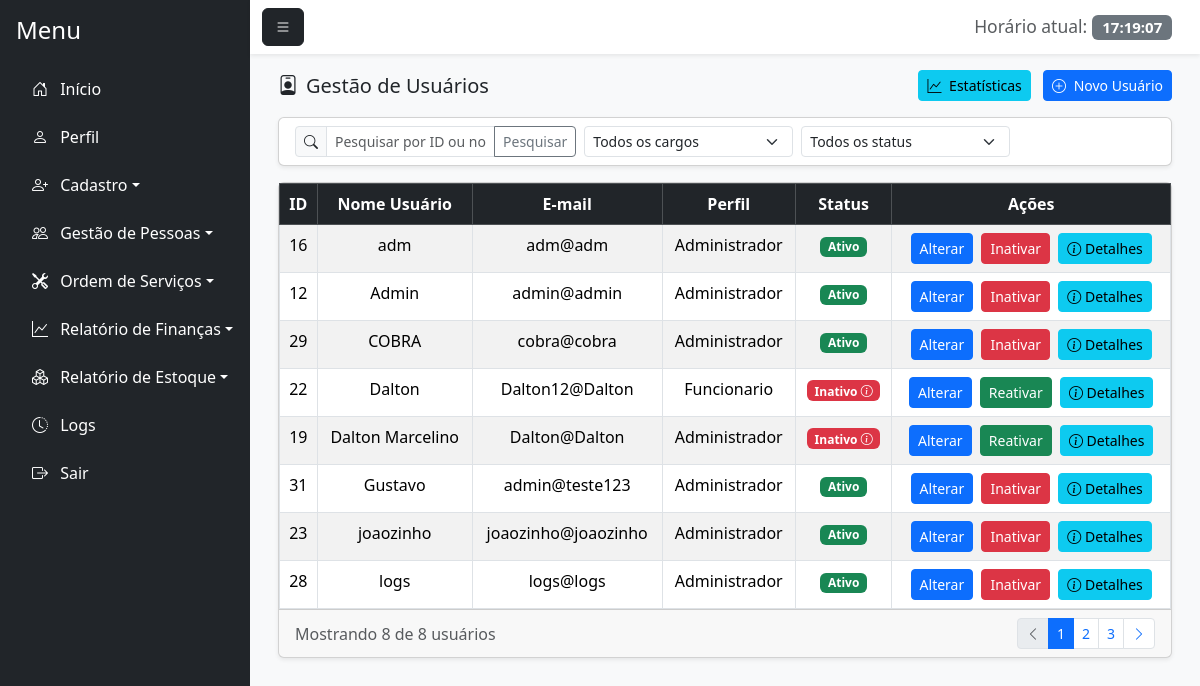
/gestao_usuario.php (signed in), run on an earlier commit of the app's database.
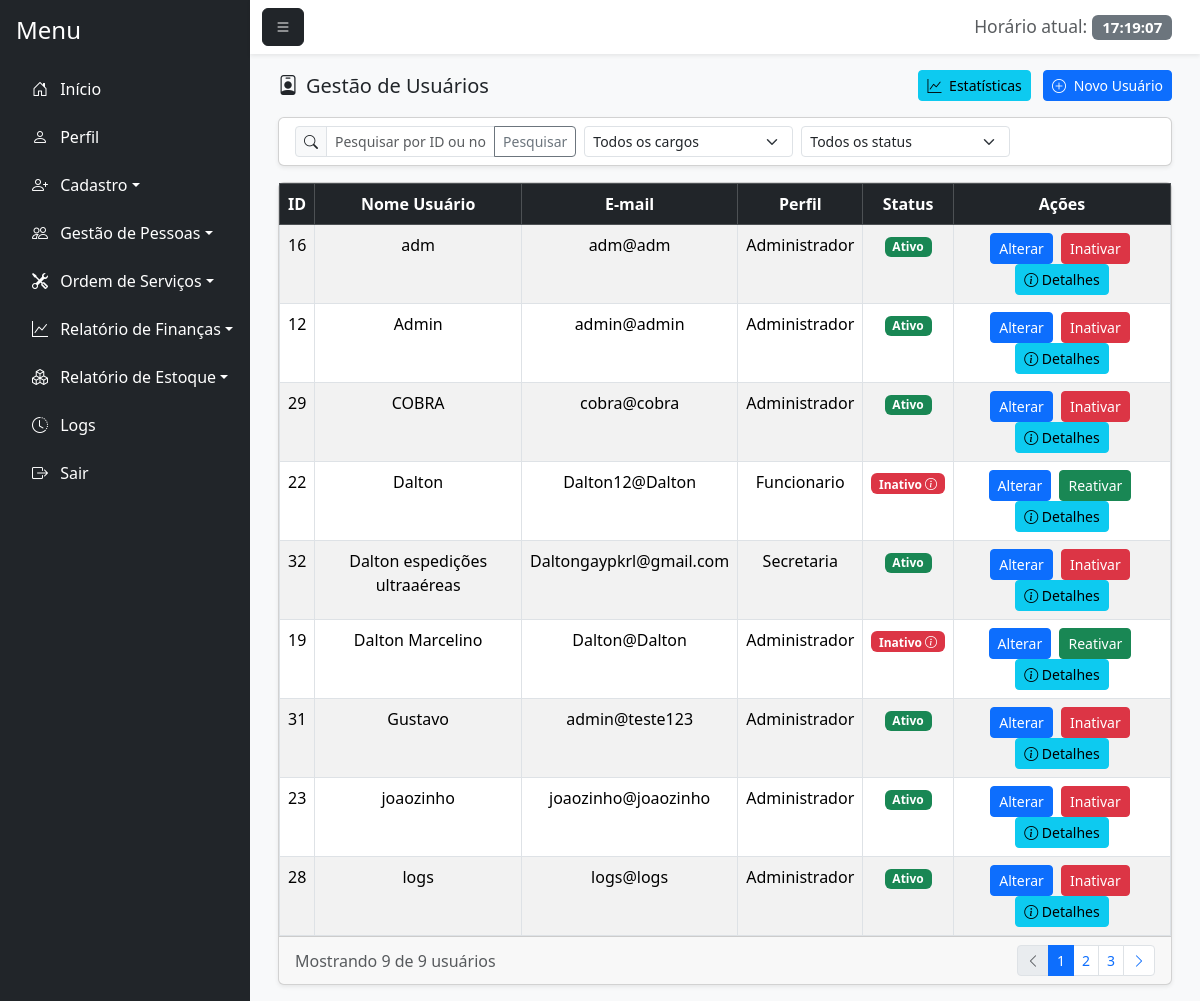
And on a later commit of the database.
### tables this page shows
CREATE TABLE `usuario` (
  `id_usuario` int(11) NOT NULL,
  `nome_usuario` varchar(100) NOT NULL,
  `senha` varchar(255) NOT NULL,
  `email` varchar(100) NOT NULL,
  `senha_temporaria` tinyint(1) DEFAULT 0,
  `id_perfil` int(11) NOT NULL,
  `status` enum('Ativo','Inativo') DEFAULT 'Ativo',
  `id_motivo_inatividade` int(11) DEFAULT NULL,
  `data_inatividade` date DEFAULT NULL,
  `observacao_inatividade` text DEFAULT NULL
);

CREATE TABLE `perfil` (
  `id_perfil` int(11) NOT NULL,
  `nome_perfil` varchar(100) NOT NULL
);

### gestao_usuario.php (the view, shortened to what this page needs)
<?php
    require_once 'conexao.php';
    require_once 'php/permissoes.php';
    $sql = "SELECT u.*, p.nome_perfil, m.descricao as motivo_inatividade
            FROM usuario u
            LEFT JOIN perfil p ON u.id_perfil = p.id_perfil
            LEFT JOIN motivo_inatividade m ON u.id_motivo_inatividade = m.id_motivo";
    $sql .= " ORDER BY u.nome_usuario ASC";
    $stmt = $pdo->prepare($sql);
    $stmt->execute();
    $usuarios = $stmt->fetchAll(PDO::FETCH_ASSOC);
$stmt->execute();
$usuarios = $stmt->fetchALL(PDO::FETCH_ASSOC);
?>
<!DOCTYPE html>
<html lang="pt-BR">
<head>
    <link href="https://cdn.jsdelivr.net/npm/bootstrap@5.3.7/dist/css/bootstrap.min.css" rel="stylesheet">
    <link rel="stylesheet" href="https://cdn.jsdelivr.net/npm/bootstrap-icons@1.11.1/font/bootstrap-icons.css">
    <link href="https://cdn.jsdelivr.net/npm/bootstrap-icons@1.11.1/font/bootstrap-icons.css" rel="stylesheet">
    <link rel="stylesheet" href="css/login.css">
</head>
<body class="bg-light">
    <div class="d-flex vh-100 bg-light">
        <div class="flex-grow-1 d-flex flex-column">
            <nav class="navbar navbar-light bg-white shadow-sm">
                <div class="container-fluid">
                    <button class="btn btn-dark" id="menu-toggle"><i class="bi bi-list"></i></button>
                    <span class="navbar-brand mb-0 h1">
                        <small class="text-muted">Horário atual:</small>
                        <span id="liveClock" class="badge bg-secondary"></span>
                    </span>
                </div>
            </nav>
            <div class="flex-grow-1 p-3" style="overflow-y: auto;">
                <div class="container-fluid">
                    <div class="d-flex justify-content-between align-items-center mb-3">
                <h5 class="mb-0"><i class="bi bi-person-badge me-2"></i>Gestão de Usuários</h5>
                <div>
                    <button class="btn btn-info btn-sm me-2" data-bs-toggle="modal" data-bs-target="#modalEstatisticas">
                        <i class="bi bi-graph-up me-1"></i> Estatísticas
                    </button>
                    <a href="cadastro_usuario.php" class="btn btn-primary btn-sm">
                        <i class="bi bi-plus-circle me-1"></i> Novo Usuário
                    </a>
                </div>
            </div>
                    <div class="card shadow-sm mb-3">
                        <div class="card-body py-2">
                            <form method="GET" action="gestao_usuario.php" id="filterForm">
                                <div class="row g-2">
                                    <div class="col-md-4">
                                        <div class="input-group input-group-sm">
                                            <span class="input-group-text"><i class="bi bi-search"></i></span>
                                            <input type="text" id="busca" name="busca" class="form-control"
                                                placeholder="Pesquisar por ID ou nome..."
                                                value="<?= isset($_GET['busca']) ? htmlspecialchars($_GET['busca']) : '' ?>">
                                            <button class="btn btn-outline-secondary" type="submit">Pesquisar</button>
                                        </div>
                                    </div>
                                    <div class="col-md-3">
                                        <select name="id_perfil" id="id_perfil" class="form-select form-select-sm">
                                            <option value="">Todos os cargos</option>
                                        </select>
                                    </div>
                                    <div class="col-md-3">
                                        <select name="status" id="status" class="form-select form-select-sm">
                                            <option value="">Todos os status</option>
                                        </select>
                                    </div>
                                    <div class="col-md-2">
                                    </div>
                                </div>
                            </form>
                        </div>
                    </div>
                    <div class="card shadow-sm">
                        <div class="card-body p-0">
                            <div class="table-responsive">
                                <?php if(!empty($usuarios)): ?>
                                    <table class="table table-striped table-hover table-bordered mb-0">
                                        <thead class="table-dark">
                                            <tr>
                                                <th><center>ID</center></th>
                                                <th><center>Nome Usuário</center></th>
                                                <th><center>E-mail</center></th>
                                                <th><center>Perfil</center></th>
                                                <th><center>Status</center></th>
                                                <th class="text-center">Ações</th>
                                            </tr>
                                        </thead>
                                        <tbody>
                                            <?php foreach($usuarios as $usuario): ?>
                                                <tr>
                                                    <td><center><?=htmlspecialchars($usuario['id_usuario'])?></center></td>
                                                    <td><center><?=htmlspecialchars($usuario['nome_usuario'])?></center></td>
                                                    <td><center><?=htmlspecialchars($usuario['email'])?></center></td>
                                                    <td><center><?=htmlspecialchars($usuario['nome_perfil'])?></center></td>
                                                    <td>
                                                        <center>
                                                            <?php if($usuario['status'] == 'Ativo'): ?>
                                                                <span class="badge bg-success">Ativo</span>
                                                            <?php else: ?>
                                                                <span class="badge bg-danger badge-details" onclick="mostrarDetalhesUsuario(<?=htmlspecialchars($usuario['id_usuario'])?>)">
                                                                    Inativo <i class="bi bi-info-circle"></i>
                                                                </span>
                                                            <?php endif; ?>
                                                        </center>
                                                    </td>
                                                    <td class="text-center">
                                                        <a href="#" class="btn btn-sm btn-primary me-1" onclick="carregarDadosUsuario(<?=htmlspecialchars($usuario['id_usuario'])?>)">Alterar</a>
                                                        <?php if($usuario['status'] == 'Ativo'): ?>
                                                            <a href="inativar_usuario.php?id=<?=htmlspecialchars($usuario['id_usuario'])?>" class="btn btn-sm btn-danger me-1">Inativar</a>
                                                        <?php else: ?>
                                                            <a href="gestao_usuario.php?id=<?=htmlspecialchars($usuario['id_usuario'])?>&acao=reativar" class="btn btn-sm btn-success me-1" onclick="return confirm('Tem certeza que deseja reativar este usuário?')">Reativar</a>
                                                        <?php endif; ?>
                                                        <button class="btn btn-sm btn-info" onclick="mostrarDetalhesUsuario(<?=htmlspecialchars($usuario['id_usuario'])?>)">
                                                            <i class="bi bi-info-circle"></i> Detalhes
                                                        </button>
                                                    </td>
                                                </tr>
                                            <?php endforeach;?>
                                        </tbody>
                                    </table>
                                <?php else: ?><br>
                                    <center><p>Nenhum usuário encontrado.</p></center>
                                <?php endif; ?>
                        </div>
                        <div class="card-footer py-2">
                            <div class="d-flex justify-content-between align-items-center">
                                <div>
                                    <span class="text-muted">Mostrando <?= count($usuarios) ?> de <?= count($usuarios) ?> usuários</span>
                                </div>
                                <nav>
                                    <ul class="pagination pagination-sm mb-0">
                                        <li class="page-item disabled">
                                            <a class="page-link" href="#"><i class="bi bi-chevron-left"></i></a>
                                        </li>
                                        <li class="page-item active">
                                            <a class="page-link" href="#">1</a>
                                        </li>
                                        <li class="page-item">
                                            <a class="page-link" href="#">2</a>
                                        </li>
                                        <li class="page-item">
                                            <a class="page-link" href="#">3</a>
                                        </li>
                                        <li class="page-item">
                                            <a class="page-link" href="#"><i class="bi bi-chevron-right"></i></a>
                                        </li>
                                    </ul>
                                </nav>
                            </div>
                        </div>
                    </div>
                </div>
            </div>
</body>
</html>

### php/permissoes.php (shortened to what this page needs)
<?php
$permissoes = [
    1 => [
        "Início" => ["principal.php"],
        "Perfil" => ["perfil.php"],
        "Cadastro" => [
            "cadastro_usuario.php", "cadastro_cliente.php", "cadastro_funcionario.php",
            "cadastro_fornecedor.php", "cadastro_pecas.php"
        ],
        "Gestão de Pessoas" => [
            "gestao_usuario.php", "gestao_cliente.php", "gestao_funcionario.php",
            "gestao_fornecedor.php"
        ],
        "Ordem de Serviços" => ["nova_ordem.php", "consultar_ordem.php", "pagamento.php"],
        "Relatório de Finanças" => ["relatorio_despesas.php", "relatorio_lucro.php"],
        "Relatório de Estoque" => [
            "relatorio_saida.php", "relatorio_pecas_estoque.php", "relatorio_uso.php"
        ],
        "Logs" => ["logs.php"],
    ],
    2 => [
        "Início" => ["principal.php"],
        "Perfil" => ["perfil.php"],
        "Cadastro" => [
            "cadastro_cliente.php", "cadastro_funcionario.php",
            "cadastro_fornecedor.php", "cadastro_pecas.php"
        ],
        "Gestão de Pessoas" => ["gestao_cliente.php"],
        "Ordem de Serviços" => ["nova_ordem.php", "consultar_ordem.php", "pagamento.php"],
        "Relatório de Estoque" => [
            "relatorio_saida.php", "relatorio_pecas_estoque.php", "relatorio_uso.php"
        ],
    ],
    3 => [
        "Início" => ["principal.php"],
        "Perfil" => ["perfil.php"],
        "Cadastro" => ["cadastro_cliente.php"],
        "Gestão de Pessoas" => ["gestao_cliente.php"],
        "Ordem de Serviços" => ["nova_ordem.php", "consultar_ordem.php", "pagamento.php"],
    ],
    4 => [
        "Início" => ["principal.php"],
        "Perfil" => ["perfil.php"],
        "Cadastro" => ["cadastro_pecas.php"],
        "Ordem de Serviços" => ["nova_ordem.php", "consultar_ordem.php", "pagamento.php"],
        "Relatório de Estoque" => [
            "relatorio_saida.php", "relatorio_pecas_estoque.php", "relatorio_uso.php"
        ],
    ],
];
$id_perfil = $_SESSION['perfil'];
$opcoes_menu = isset($permissoes[$id_perfil]) ? $permissoes[$id_perfil] : [];
$icones_menu = [
    "Início" => "bi-house-door",
    "Perfil" => "bi-person",
    "Cadastro" => "bi-person-plus",
    "Gestão de Pessoas" => "bi-people",
    "Ordem de Serviços" => "bi-tools",
    "Relatório de Finanças" => "bi-graph-up",
    "Relatório de Estoque" => "bi-boxes",
    "Logs" => "bi-clock-history"
];
function formatarNomeExibicao($nomeArquivo) {
    $nome = basename($nomeArquivo, ".php");
    $prefixos = ['cadastro_', 'gestao_', 'relatorio_'];
    foreach ($prefixos as $prefixo) {
        if (strpos($nome, $prefixo) === 0) {
            $nome = substr($nome, strlen($prefixo));
            break;
        }
    }
    $nome = str_replace("_", " ", $nome);
    $nome = ucwords($nome);
    return $nome;
}
function gerarMenu($opcoes_menu, $icones_menu) {
    $html = '';
    foreach ($opcoes_menu as $categoria => $arquivos) {
        $icone = isset($icones_menu[$categoria]) ? $icones_menu[$categoria] : "bi-circle";
        if (count($arquivos) > 1) {
            $html .= '<li class="nav-item mb-2 dropdown">';
            $html .= '<a class="nav-link text-white dropdown-toggle" href="#" id="' . $categoria . 'Dropdown" role="button" data-bs-toggle="dropdown" aria-expanded="false">';
            $html .= '<i class="bi ' . $icone . ' me-2"></i> ' . $categoria;
            $html .= '</a>';
            $html .= '<ul class="dropdown-menu dropdown-menu-dark" aria-labelledby="' . $categoria . 'Dropdown">';
            foreach ($arquivos as $arquivo) {
                $nomeExibicao = formatarNomeExibicao($arquivo);
                $html .= '<li><a class="dropdown-item" href="' . $arquivo . '">' . $nomeExibicao . '</a></li>';
            }
            $html .= '</ul>';
            $html .= '</li>';
        } else {
            $html .= '<li class="nav-item mb-2">';
            $html .= '<a href="' . $arquivos[0] . '" class="nav-link text-white">';
            $html .= '<i class="bi ' . $icone . ' me-2"></i> ' . $categoria;
            $html .= '</a>';
            $html .= '</li>';
        }
    }
    return $html;
}
$menu_html = '
<nav id="sidebar" class="bg-dark text-white p-3" style="width: 250px;">
    <h4 class="mb-4">Menu</h4>
    <ul class="nav flex-column">
        ' . gerarMenu($opcoes_menu, $icones_menu) . '
        <li class="nav-item">
            <a href="index.php" class="nav-link text-white"><i class="bi bi-box-arrow-right me-2"></i> Sair</a>
        </li>
    </ul>
</nav>
<script>
    document.getElementById("menu-toggle").addEventListener("click", function () {
        document.getElementById("sidebar").classList.toggle("d-none");
    });
    function updateClock() {
        const now = new Date();
        const timeString = now.toLocaleTimeString(\'pt-BR\');
        document.getElementById(\'liveClock\').textContent = timeString;
    }
    setInterval(updateClock, 1000);
    updateClock();
</script>
';
function exibirMenu() {
    global $menu_html;
    echo $menu_html;
}
?>

### css/login.css (style rules this page uses)
* { margin: 0; padding: 0; }
body { overflow-y: hidden; text-decoration: none !important; }

What changed in the data, as far as the page shows it:
added usuario: id_usuario "32", nome_usuario "Dalton espedições ultraaéreas", email "Daltongaypkrl@gmail.com", id_perfil.nome_perfil "Secretaria", status "Ativo"
Also different on the page:
count($usuarios): "8" → "9"
